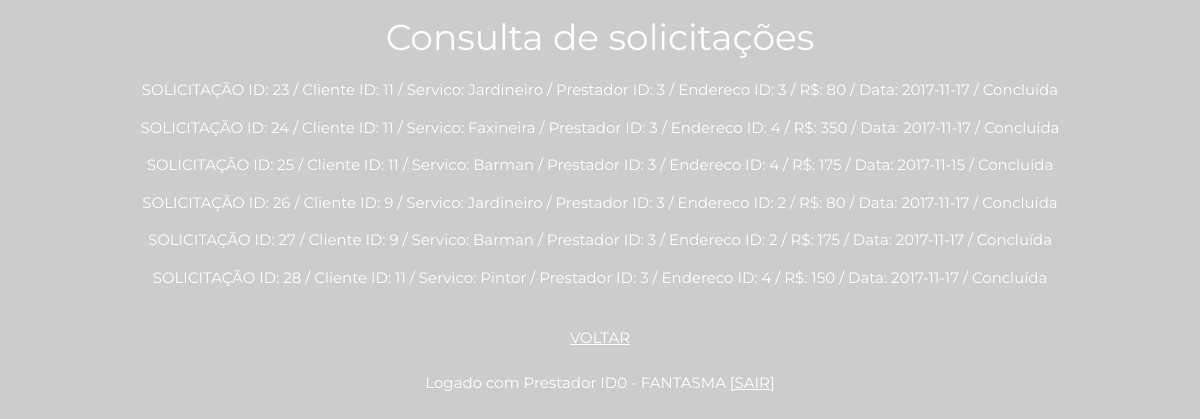
The app's page /TodasSolicitacoes.php (signed in) with its own data.
### tables this page shows
CREATE TABLE IF NOT EXISTS `solicitacao` (
  `idsolicitacao` int(11) NOT NULL AUTO_INCREMENT,
  `idcliente` int(11) NOT NULL,
  `nomeservico` varchar(100) NOT NULL,
  `idprestador` int(11) NOT NULL,
  `endereco` int(11) NOT NULL,
  `valor` float NOT NULL,
  `notaprocliente` int(11) NOT NULL,
  `notaproprestador` int(11) NOT NULL,
  `comcliente` varchar(100) NOT NULL,
  `comprestador` varchar(100) NOT NULL,
  `efetuado` tinyint(1) NOT NULL,
  `dataAMD` date NOT NULL,
  PRIMARY KEY (`idsolicitacao`),
  KEY `idcliente_solicitacao` (`idcliente`),
  KEY `nomeservico_solicitacao` (`nomeservico`),
  KEY `idprestador_solicitacao` (`idprestador`),
  KEY `endereco_solicitacao` (`endereco`)
);

### TodasSolicitacoes.php (the view, shortened to what this page needs)
<?php
	if(!isset($_SESSION["email"]) || !isset($_SESSION["senha"]) ){
		header("Location: index.php");
		exit;
	}
	else{
		$idpessoa = $_SESSION['idpessoa'];
		$email= $_SESSION['email'];
		$categoria= $_SESSION['categoria'];
	}
	include("config.php");
	$conexao = mysqli_connect($host, $user, $senha, $banco) or die(mysqli_error());
	mysqli_select_db($conexao, $banco);
	?>
	<html>
	<head>
</head>
<link rel="stylesheet" href="style.css">
<link rel="stylesheet" href="https://cdnjs.cloudflare.com/ajax/libs/font-awesome/4.7.0/css/font-awesome.min.css">
<body>
	<h1><center>Consulta de solicitações</center></h1>
	<?php
	$query = sprintf("SELECT * FROM solicitacao");
	$dados = mysqli_query($conexao, $query) or die(mysql_error());
	$linha = mysqli_fetch_assoc($dados);
	$total = mysqli_num_rows($dados);
	if($total > 0) {
		do {
	?>	<center><p>SOLICITAÇÃO ID: <?=$linha['idsolicitacao']?> / Cliente ID: <?=$linha['idcliente']?> / Servico: <?=$linha['nomeservico']?> / Prestador ID: <?=$linha['idprestador']?> / Endereco ID: <?=$linha['endereco']?> / R$: <?=$linha['valor']?> / Data: <?=$linha['dataAMD']?>  /  <?php if($linha['efetuado']== 0) echo "Em andamento"; else if($linha['efetuado']== 1) echo "Concluída"; else if($linha['efetuado']== 2) echo "Aguardando prestador"; ?></p></center>
	<?php
			}while($linha = mysqli_fetch_assoc($dados));
		}
	?>
	<br>
	<center><a href="upload.php"> VOLTAR </a>  </center>
	</body>
	</html>
	<br><center> <?php if($categoria == 1) { echo "Logado com Prestador ID$idpessoa - $email";} else if($categoria == 0) echo "Logado com Cliente ID$idpessoa - $email";?> <a href="logout.php"> [SAIR]</a>  </center>

### style.css (style rules this page uses)
html { box-sizing:border-box }
*,*:before,*:after { box-sizing:inherit }
html { -ms-text-size-adjust:100%;-webkit-text-size-adjust:100% }
body { margin:0 }
a { background-color:transparent;-webkit-text-decoration-skip:objects }
html,body { font-family:Verdana,sans-serif;font-size:15px;line-height:1.5 }
html { overflow-x:hidden }
h1 { font-size:36px }
h1,h2,h3,h4,h5,h6 { font-family:"Segoe UI",Arial,sans-serif;font-weight:400;margin:10px 0 }
a { color:inherit }

### TodasSolicitacoes.php (style rules this page uses)
body,h1,h2,h3,h4,h5,h6,.w3-wide { font-family: "Montserrat", sans-serif; color: white; }
body { background-image: url("blue-slate.jpg"); background-color: #cccccc; }

### records on screen
solicitacao: idsolicitacao "23", idcliente "11", nomeservico "Jardineiro", idprestador "3", endereco "3", valor "80", dataAMD "2017-11-17", efetuado "Concluída"
solicitacao: idsolicitacao "24", idcliente "11", nomeservico "Faxineira", idprestador "3", endereco "4", valor "350", dataAMD "2017-11-17", efetuado "Concluída"
solicitacao: idsolicitacao "25", idcliente "11", nomeservico "Barman", idprestador "3", endereco "4", valor "175", dataAMD "2017-11-15", efetuado "Concluída"
solicitacao: idsolicitacao "26", idcliente "9", nomeservico "Jardineiro", idprestador "3", endereco "2", valor "80", dataAMD "2017-11-17", efetuado "Concluída"
solicitacao: idsolicitacao "27", idcliente "9", nomeservico "Barman", idprestador "3", endereco "2", valor "175", dataAMD "2017-11-17", efetuado "Concluída"
solicitacao: idsolicitacao "28", idcliente "11", nomeservico "Pintor", idprestador "3", endereco "4", valor "150", dataAMD "2017-11-17", efetuado "Concluída"

### other values on screen
$idpessoa "0"
$email "FANTASMA"
